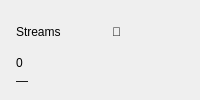
          <widget class="QFrame" name="card_active_streams">
           <property name="frameShape">
            <enum>QFrame::NoFrame</enum>
           </property>
           <layout class="QVBoxLayout" name="layout_card_active_streams">
            <property name="spacing">
             <number>4</number>
            </property>
            <property name="leftMargin">
             <number>16</number>
            </property>
            <property name="topMargin">
             <number>12</number>
            </property>
            <property name="rightMargin">
             <number>16</number>
            </property>
            <property name="bottomMargin">
             <number>12</number>
            </property>
            <item>
             <layout class="QHBoxLayout">
              <item>
               <widget class="QLabel" name="lbl_active_streams_title">
                <property name="text">
                 <string>Streams</string>
                </property>
               </widget>
              </item>
              <item>
               <spacer>
                <property name="orientation">
                 <enum>Qt::Vertical</enum>
                </property>
                <property name="sizeHint" stdset="0">
                 <size>
                  <width>20</width>
                  <height>20</height>
                 </size>
                </property>
               </spacer>
              </item>
              <item>
               <widget class="QLabel" name="lbl_active_streams_icon">
                <property name="text">
                 <string>📡</string>
                </property>
               </widget>
              </item>
             </layout>
            </item>
            <item>
             <widget class="QLabel" name="lbl_active_streams_value">
              <property name="text">
               <string>0</string>
              </property>
             </widget>
            </item>
            <item>
             <widget class="QLabel" name="lbl_active_streams_status">
              <property name="text">
               <string>—</string>
              </property>
             </widget>
            </item>
           </layout>
          </widget>
